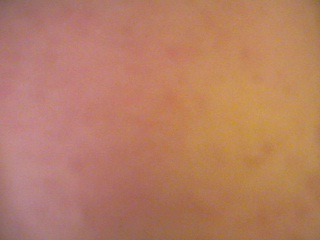
%> input picture FaceInitialization/skin1.jpg, 320 x 240 px; its folder holds only this picture in this run
$ octave FaceInitialization.m   (GNU Octave 9; MATLAB toolbox functions it lacks are replaced by stand-ins)
%> lines starting %> are read from the running program, lines starting %| are printed output that depends on the picture
%% File Name: faceInitialization
%% Purpose: Training of pre-loaded skin colour images within same directory
%%          to obtain average and standard deviation of skin pixels
%% Output: Mean_Red, Mean_Green, StdDev_Red, and StdDev_Green in
%%          'faceParameters.txt'

clc;
close all;
clear all;

% Constants
frame_x = 320;
frame_y = 240;

% Load training images from same directory
images = dir('skin*.jpg');
k = size(images);

% Loop through all images
for a=1:k
    rgbImage = imread(images(a).name);
%> rgbImage is the input picture: size 240x320x3 uint8; mean R, G, B 182.6, 125.9, 99.2
    rgbImage = double(rgbImage);
%> rgbImage: size 240x320x3 double
    [rows, columns, numberOfColorPlanes] = size(rgbImage);
%> rows = 240; columns = 320; numberOfColorPlanes = 3
    redPlane = rgbImage(:,:,1);
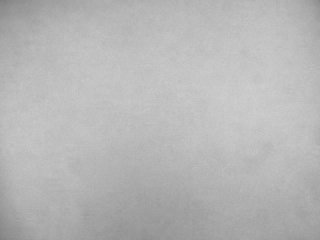
%> redPlane: size 240x320 double; min 125, max 207, mean 182.6
    greenPlane = rgbImage(:,:,2);
    bluePlane = rgbImage(:,:,3);

    % Loop through all pixels to convert into chromaticity transformation
    for y=1:rows
        for x=1:columns
            red = redPlane(y,x);
            green = greenPlane(y,x);
            blue = bluePlane(y,x);

            normalizedRed = red/(red+green+blue);
            normalizedGreen = green/(red+green+blue);
            normalizedBlue = blue/(red+green+blue);

            redPlane(y,x) = normalizedRed;
            greenPlane(y,x) = normalizedGreen;
            bluePlane(y,x) = normalizedBlue;
       end
    end
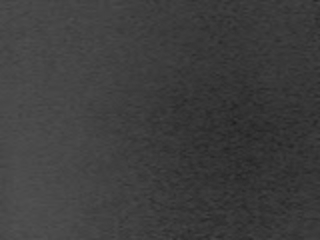
%> bluePlane: size 240x320 double; min 0.119, max 0.322, mean 0.242
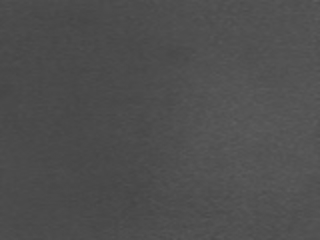
%> greenPlane: size 240x320 double; min 0.269, max 0.376, mean 0.309
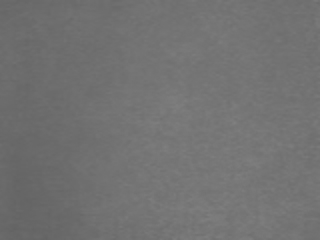
%> redPlane: size 240x320 double; min 0.388, max 0.505, mean 0.449

    % Load chromaticity transformation pixels into new image
    chromImage(:,:,1) = redPlane;
    chromImage(:,:,2) = greenPlane;
    chromImage(:,:,3) = bluePlane;
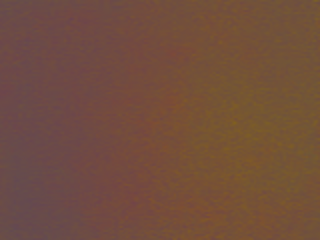
%> chromImage: size 240x320x3 double; mean R, G, B 0.449, 0.309, 0.242

    % Matrices to keep information for all pixels of each training image
    allPixels_r(:,:,a)= redPlane;
    allPixels_g(:,:,a) = greenPlane;
%     allPixels_b(:,:,a) = bluePlane;

    % Calculate the average of red and green pixel components and matrices
    % to keep information of each training image
    mean_r(a,1) = mean2(redPlane);
    mean_g(a,1) = mean2(greenPlane);
%     mean_b(a,1) = mean2(bluePlane);

    % Display Images
%     figure; imshow(rgbImage);
%     title (['RGB Image',int2str(a)]);
%     figure; imshow(chromImage);
%     title (['Chromaticity Image',int2str(a)]);
end

% Calculate average of skin pixels of all training images
meanAll_r = mean2(mean_r);
%> meanAll_r = 0.449
meanAll_g = mean2(mean_g);
%> meanAll_g = 0.309
% meanAll_b = mean2(mean_b);

% Calculate the standard deviation of red and green pixel components
% Calculate top part of equation for each pixel
for b=1:k
    for y=1:rows
            for x=1:columns
                pixelMinusAverageSquared_r(y,x,b) = (allPixels_r(y,x,b) - meanAll_r)^2;
                pixelMinusAverageSquared_g(y,x,b) = (allPixels_g(y,x,b) - meanAll_g)^2;
%                 pixexMinusAverageSquared_b(y,x,b) = (allPixels_b(y,x,b) - meanAll_b)^2;
            end
    end
end
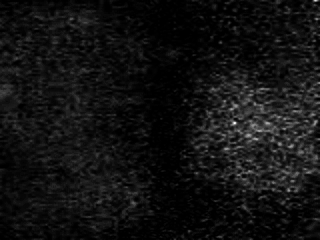
%> pixelMinusAverageSquared_g: size 240x320 double; min 2.02e-10, max 0.00443, mean 0.000314; drawn with min black and max white
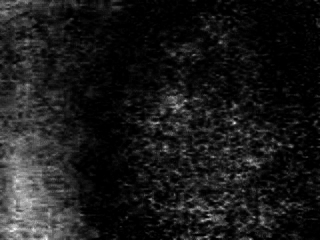
%> pixelMinusAverageSquared_r: size 240x320 double; min 9.29e-12, max 0.00362, mean 0.000378; drawn with min black and max white

stdDevAll_r = sqrt(sum(sum(sum(pixelMinusAverageSquared_r(:,:,:),3)),2)/(k(1)*frame_y*frame_x));
%> stdDevAll_r = 0.0194
stdDevAll_g = sqrt(sum(sum(sum(pixelMinusAverageSquared_g(:,:,:),3)),2)/(k(1)*frame_y*frame_x));
%> stdDevAll_g = 0.0177
% stdDevAll_b = sqrt(sum(sum(sum(pixelMinusAverageSquared_b(:,:,:),3)),2)/(k(1)*frame_y*frame_x));

% Write results to faceParameters.txt
file = fopen('faceParameters.txt','wt');
fprintf(file,'Mean_Red = %6.4f\n', meanAll_r);
fprintf(file,'Mean_Green = %6.4f\n\n', meanAll_g);
fprintf(file,'StdDev_Red = %6.4f\n', stdDevAll_r);
fprintf(file,'StdDev_Green = %6.4f', stdDevAll_g);
fprintf('End!');
fclose(file);

$ run again, on FaceInitialization/skin13.jpg
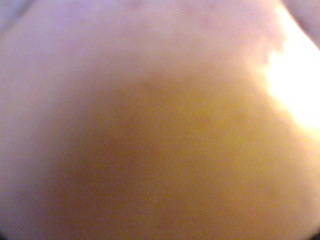
%> input picture FaceInitialization/skin13.jpg, 320 x 240 px
%> rgbImage is the input picture: size 240x320x3 uint8; mean R, G, B 166.1, 133.6, 117.1
%> rgbImage: size 240x320x3 double
%> `chromImage(:,:,3) = bluePlane;`:
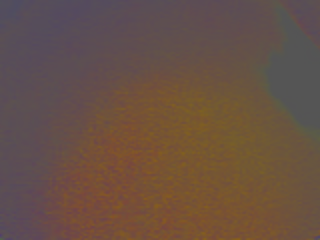
%> chromImage: size 240x320x3 double; mean R, G, B 0.411, 0.319, 0.27
%> meanAll_r = 0.411
%> meanAll_g = 0.319
%> after the loop `for b=1:k`:
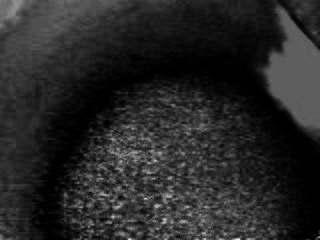
%> pixelMinusAverageSquared_r: size 240x320 double; min 8.43e-12, max 0.0161, mean 0.00251; drawn with min black and max white
%> stdDevAll_r = 0.0501
%> stdDevAll_g = 0.017

$ run again, on FaceInitialization/skin14.jpg
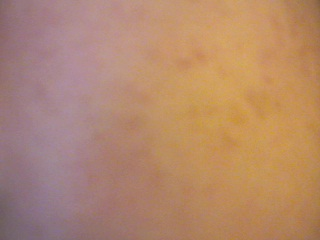
%> input picture FaceInitialization/skin14.jpg, 320 x 240 px
%> rgbImage is the input picture: size 240x320x3 uint8; mean R, G, B 178.8, 136.3, 108.9
%> rgbImage: size 240x320x3 double
%> `bluePlane = rgbImage(:,:,3);`:
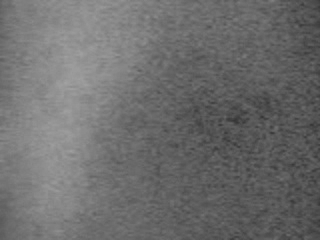
%> bluePlane: size 240x320 double; min 53, max 162, mean 108.9
%> meanAll_r = 0.421
%> meanAll_g = 0.321
%> after the loop `for b=1:k`:
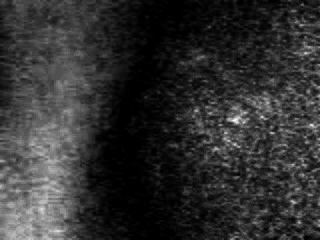
%> pixelMinusAverageSquared_r: size 240x320 double; min 2.9e-11, max 0.00617, mean 0.00117; drawn with min black and max white
%> stdDevAll_r = 0.0343
%> stdDevAll_g = 0.0162

$ run again, on FaceInitialization/skin15.jpg
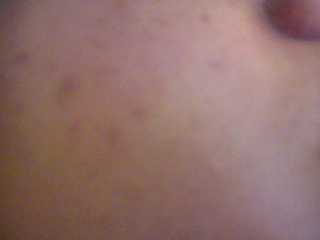
%> input picture FaceInitialization/skin15.jpg, 320 x 240 px
%> rgbImage is the input picture: size 240x320x3 uint8; mean R, G, B 144.9, 112, 107.4
%> rgbImage: size 240x320x3 double
%> meanAll_r = 0.402
%> meanAll_g = 0.307
%> after the loop `for b=1:k`:
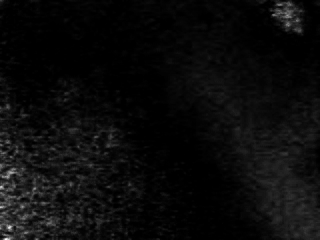
%> pixelMinusAverageSquared_r: size 240x320 double; min 7.06e-11, max 0.0137, mean 0.000618; drawn with min black and max white
%> stdDevAll_r = 0.0249
%> stdDevAll_g = 0.0113
